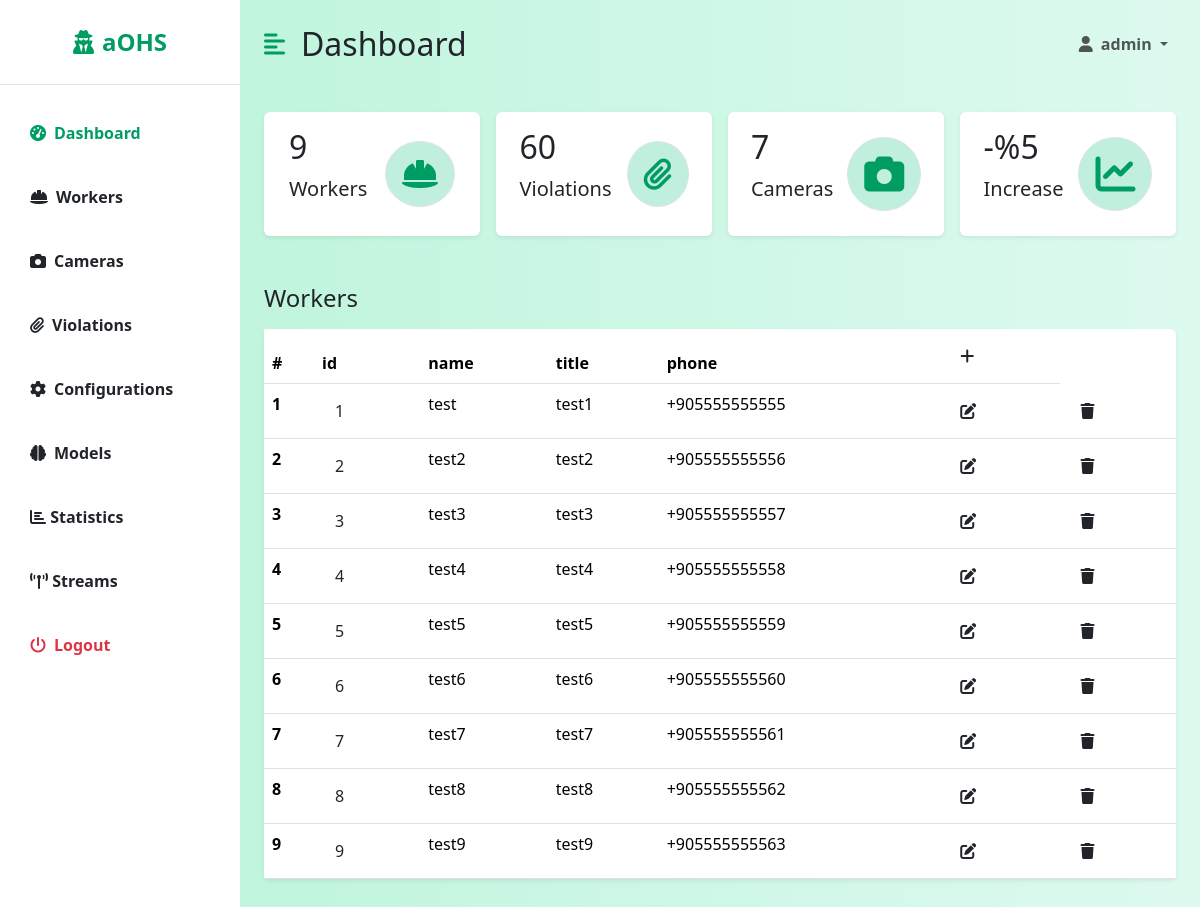
Before: /dashboard/workers/ (signed in) with the older database file.
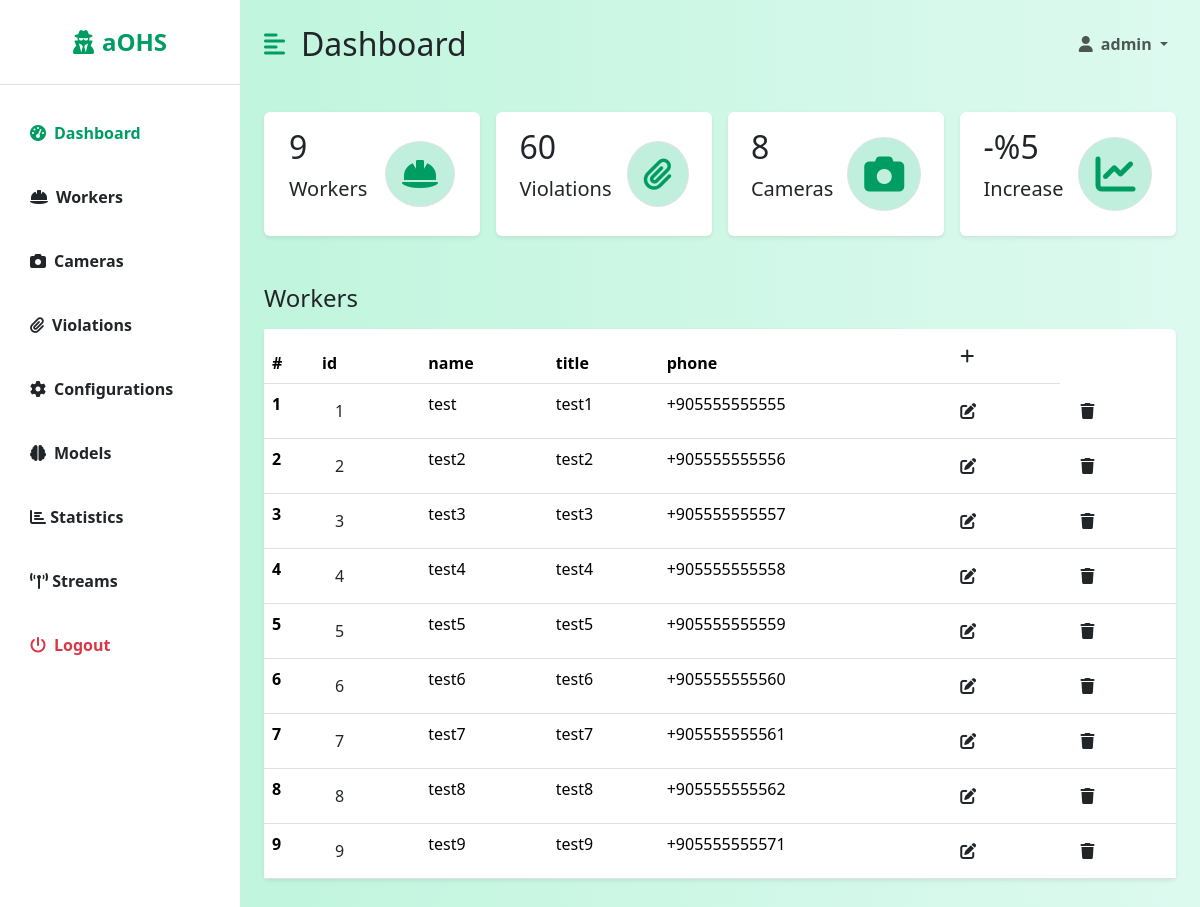
After: the same page with the newer database file.
### backend/models.py (models this page shows, shortened)
class Worker(models.Model):
    phone_regex = RegexValidator(regex=r'^\+905[0-9]{9}$',
                                 message="Phone number should be in '+905555555555' format")
    id = models.AutoField(primary_key=True)
    name = models.CharField(max_length=100, null=False)
    title = models.CharField(max_length=100, null=False)
    phone = models.CharField(validators=[phone_regex], max_length=17, unique=True, null=False)
    active = models.BooleanField(default=True, null=False)
    created = models.DateTimeField(auto_now_add=True)
    modified = models.DateTimeField(auto_now=True)

### dashboard/views/worker_views.py (the view)
# urls.py: path('workers/', WorkerView.as_view()),
class WorkerView(LoginRequiredMixin, View, GetCountsMixin):
    login_url = '/login/'
    redirect_field_name = 'redirect_to'
    def get(self, request):
        headers = ['id', 'name', 'title', 'phone']
        workers = Worker.objects.filter(active=True)
        return render(request, 'dashboard/listWorker.html',
                      {'headers': headers, 'data': workers, 'counts': super().get_counts()})

### dashboard/views/mixins.py (called while the page is built)
    def get_counts(self):
        counts = {
            'workers': Worker.objects.filter(active=True).count(),
            'violations': Violation.objects.filter(valid=True).count(),
            'cameras': Camera.objects.count(),
        }
        return counts

### dashboard/templates/dashboard/listWorker.html
{% extends 'dashboard/dashboard.html' %}
{% block table %}
    <h3 class="fs-4 mb-3">Workers</h3>
    <table class="table bg-white rounded shadow-sm  table-hover">
        <thead>
        <tr>
            <th scope="col" width="50">#</th>
            {% for header in headers %}
                <th scope="col">{{ header }}</th>
            {% endfor %}
            <th><a class="btn" href="/dashboard/workers/add/"><i class="fa fa-plus"></i></a></th>
        </tr>
        </thead>
        <tbody>
        {% for datum in data %}
            <tr>
                <th scope="row">{{ forloop.counter }}</th>
                <td><a class="btn" href="/dashboard/violations/worker/{{ datum.id }}">{{ datum.id }}</a></td>
                <td>{{ datum.name }}</td>
                <td>{{ datum.title }}</td>
                <td>{{ datum.phone }} </td>
                <th><a class="btn" href="/dashboard/workers/edit/{{ datum.id }}/"><i class="fa fa-edit"></i></a></th>
                <th><a class="btn" href="/dashboard/workers/delete/{{ datum.id }}/"><i class="fa fa-trash"></i></a></th>
            </tr>
        {% endfor %}
        </tbody>
    </table>
{% endblock %}

### dashboard/templates/dashboard/dashboard.html (shortened to what the changed rows need)
{% extends 'base.html' %}
{% block dashboard %}
    <div class="d-flex" id="wrapper">
        <div id="page-content-wrapper">
            <nav class="navbar navbar-expand-lg navbar-light bg-transparent py-4 px-4">
                <div class="d-flex align-items-center">
                    <h2 class="fs-2 m-0">Dashboard</h2>
                </div>
            </nav>
            <div class="container-fluid px-4">
                <div class="row g-3 my-2">
                    <div class="col-md-3">
                        <div class="p-3 bg-white shadow-sm d-flex justify-content-around align-items-center rounded">
                            <div>
                                <h3 class="fs-2">{{ counts.cameras }}</h3>
                                <p class="fs-5">Cameras</p>
                            </div>
                        </div>
                    </div>
                </div>
                <div class="row my-5">
                    <div class="col">
                        {% block table %}
                        {% endblock %}
                    </div>
                </div>
            </div>
        </div>
    </div>
{% endblock %}

Changed rows visible on the page:
changed Worker "test9": phone "+905555555563" → "+905555555571"
Other visible differences:
{{ counts.cameras }}: "7" → "8"
